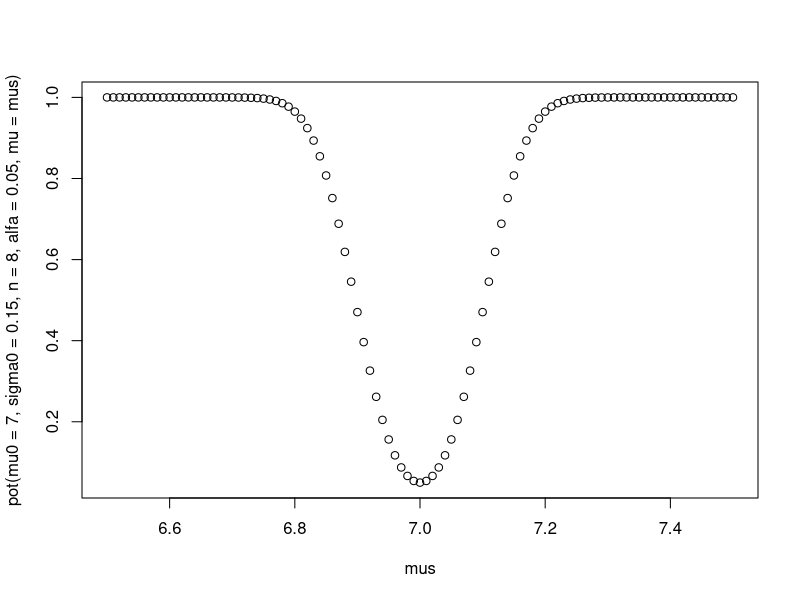

Here is the R script that generated this plot:
# Ejercicio 1 ####

## a ####
x <- c(6.90, 7.10, 7.20, 7.07, 7.15, 7.04, 7.18, 6.95)
mu0 <- 7
sigma0 <- 0.15
n <- length(x)
alfa <- 0.05

t <- sqrt(n) * abs(mean(x)-mu0)/sigma0
t
cuantil <- qnorm(1-alfa/2)
cuantil
t>cuantil

## b ####
# Miremos la potencia

mus <- seq(6.5, 7.5, .01)
pot <- function(mu0, sigma0, n, alfa, mu) {
  1 - (pnorm(qnorm(1-alfa/2)+sqrt(n) * (mu0-mu)/sigma0) - pnorm(qnorm(alfa/2)+sqrt(n) * (mu0-mu)/sigma0))
}
plot(mus, pot(mu0 = 7, sigma0 = 0.15, n = 8, alfa = .05, mu = mus))

# El error de tipo II es 1-potencia
1 - pot(mu0 = 7, sigma0 = 0.15, n = 8, alfa = .05, mu = 7.1)

## c ####
pot(mu0 = 7, sigma0 = 0.15, n = 8, alfa = .05, mu = 7.1)
pot(mu0 = 7, sigma0 = 0.15, n = 8, alfa = .05, mu = 6.9)
# Como es de esperarse, la potencia es simétrica.
# El test no cumple con la potencia deseada

# Voy a buscar el mínimo con r para encontrar el n mínimo
target <- function(n) {
  abs(pot(mu0 = 7, sigma0 = .15, n = n, alfa = .05, mu = 7.1) - .8)
}

ceiling(optim(par = c(10), target )$par)

## Ejercicio 3 ####
## a ####

mu0 <- 0.7
x_media <- 0.85
S <- 0.05
n <- 8
alfa <- .05

t <- sqrt(n) * abs(x_media-mu0)/S
t
cuantil <- qt(df = n-1, p = 1-alfa/2)
cuantil
t > cuantil
